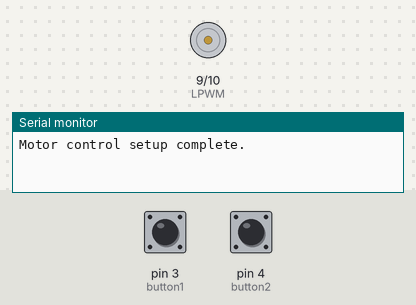
The sketch below on a simulated Arduino Uno, built with avr-gcc and run on an emulated ATmega328P. On the bench: motor-driver pin pairs drawn as motors (green arrow = first pin HIGH = forward, orange = second pin HIGH = backward, longer = more drive), the last lines printed to the serial monitor. The test bench sets the inputs (shaded band); at power-on: pin 3 (button1) HIGH, pin 4 (button2) HIGH.

Above: at 1.2 s.
1.3 s: pin 3 (button1) pulled LOW for 0.15 s
At 1.37 s:
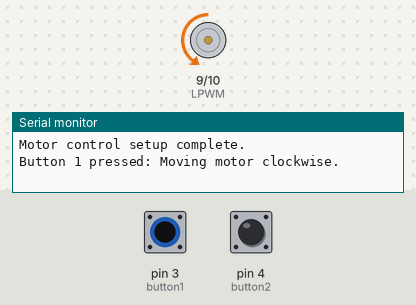
2.9 s: pin 4 (button2) pulled LOW for 0.15 s
At 2.97 s:
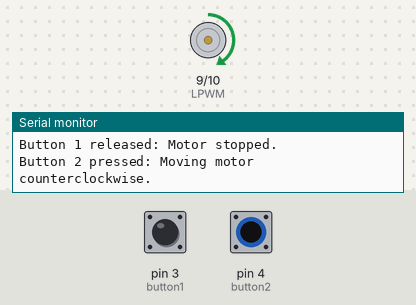
4.5 s: pin 4 (button2) pulled LOW for 3.2 s
At 8.9 s:
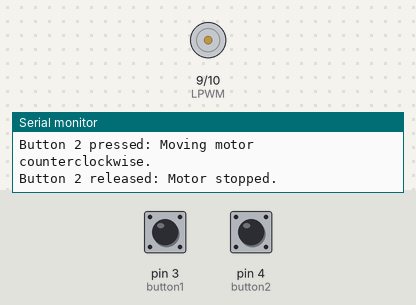
9.2 s: pin 3 (button1) pulled LOW for 1 s
At 10.0 s:
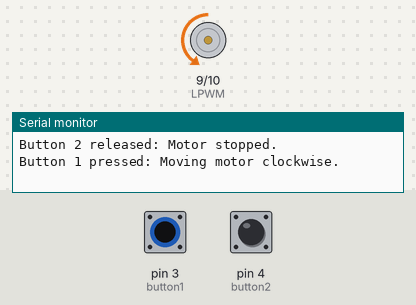
11.7 s: pin 3 (button1) pulled LOW for 3.2 s
At 15.6 s:
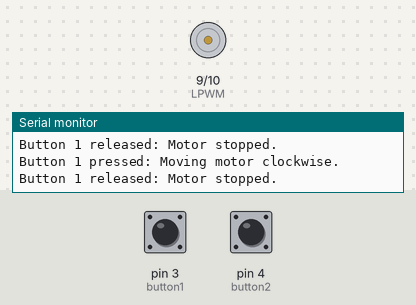
Timing chart, 0 to 17.1 s (numbered marks = the images above; inputs shaded):
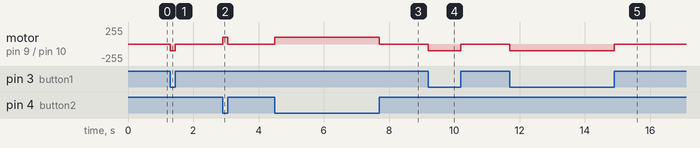

Measured:
- after the input at 1.3 s, motor on pin 9 (LPWM) / pin 10 (RPWM): stopped → backward 100/255 at once, → stopped 0.15 s later
- after the input at 2.9 s, motor on pin 9 (LPWM) / pin 10 (RPWM): stopped → forward 100/255 at once, → stopped 0.15 s later
- after the input at 4.5 s, motor on pin 9 (LPWM) / pin 10 (RPWM): stopped → forward 100/255 at once, → stopped 3.2 s later
- after the input at 9.2 s, motor on pin 9 (LPWM) / pin 10 (RPWM): stopped → backward 100/255 at once, → stopped 1.0 s later
- after the input at 11.7 s, motor on pin 9 (LPWM) / pin 10 (RPWM): stopped → backward 100/255 at once, → stopped 3.2 s later

The sketch:

Control_DCMotorwithButton.ino
```cpp
// Define pin connections
const int LPWM = 9;
const int RPWM = 10;
const int L_EN = 7;
const int R_EN = 8;
const int button1 = 3;  // Button to move motor CW
const int button2 = 4;  // Button to move motor CCW

// Variables to store the previous state of the buttons
bool prevButton1State = HIGH;
bool prevButton2State = HIGH;

void setup() {
  // Initialize serial communication
  Serial.begin(9600);

  // Set up the motor driver pins as outputs
  pinMode(LPWM, OUTPUT);
  pinMode(RPWM, OUTPUT);

  // Set up the button pins as inputs
  pinMode(button1, INPUT_PULLUP);  // Use internal pull-up resistor
  pinMode(button2, INPUT_PULLUP);  // Use internal pull-up resistor


  // Print initial state
  Serial.println("Motor control setup complete.");
}

void loop() {
  // Read the state of the buttons
  bool button1State = digitalRead(button1);
  bool button2State = digitalRead(button2);

  // Check for changes in button 1 state
  if (button1State != prevButton1State) {
    if (button1State == LOW) {
      // Button1 pressed, move motor CW
      digitalWrite(LPWM, LOW);
      analogWrite(RPWM, 100);  // Adjust speed by changing the value 0-255
      Serial.println("Button 1 pressed: Moving motor clockwise.");
    } else {
      // Button1 released, stop motor
      digitalWrite(RPWM, LOW);
      Serial.println("Button 1 released: Motor stopped.");
    }
    prevButton1State = button1State;
  }

  // Check for changes in button 2 state
  if (button2State != prevButton2State) {
    if (button2State == LOW) {
      // Button2 pressed, move motor CCW
      digitalWrite(RPWM, LOW);
      analogWrite(LPWM, 100);  // Adjust speed by changing the value 0-255
      Serial.println("Button 2 pressed: Moving motor counterclockwise.");
    } else {
      // Button2 released, stop motor
      digitalWrite(LPWM, LOW);
      Serial.println("Button 2 released: Motor stopped.");
    }
    prevButton2State = button2State;
  }
}
```
